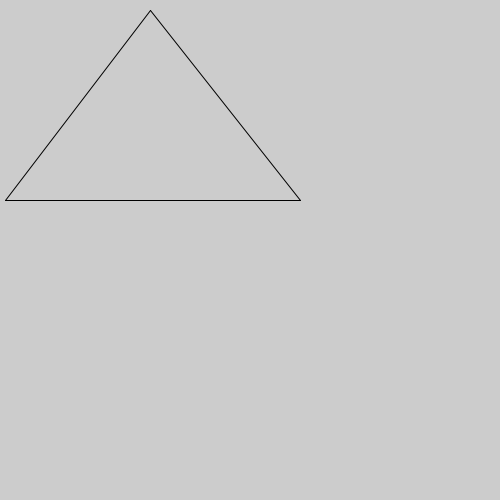
Frame 1 (no input)
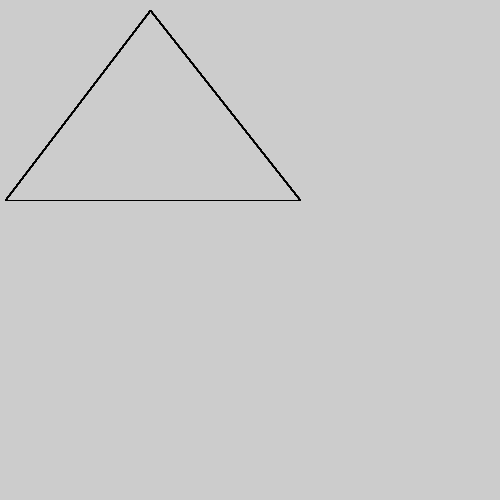
Frame 60 (the mouse pressed at the canvas centre just before this capture)
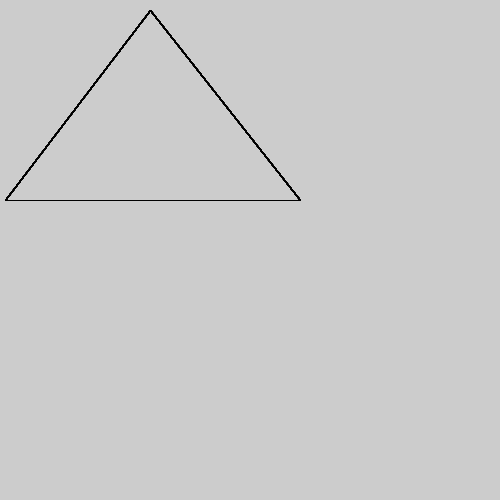
Frame 120 (the mouse held since frame 60 and released just before this capture)

The Processing sketch that drew these frames (run headless with seeded random() and noise(); from frame 60 on, the mouse is pressed at the canvas centre):

// Processing sketch: H09_Verdieping8
// ── H09_Verdieping8.pde
// Applet
void setup() {
  size(500, 500);
}

void draw() {
  tekenDriehoek(5,200,150,10,300,200);
}

// x1, y1 = eerste punt |  x2, y2 = tweede punt | x3, y3 = derde punt
void tekenDriehoek(int x1, int y1, int x2, int y2, int x3, int y3) {
    line(x1, y1,x2,y2);
    line(x2,y2,x3,y3);
    line(x3,y3,x1,y1);
}
